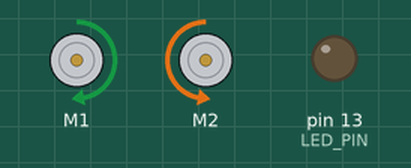
Recording of a sketch running on a simulated Arduino Uno, built with avr-gcc and run on an emulated ATmega328P. On the bench: 2 × DC motor (green arrow = forward, orange = backward, longer = faster), output pins drawn as LEDs (lit = HIGH).

Above: at 2.5 s.
At 7.5 s:
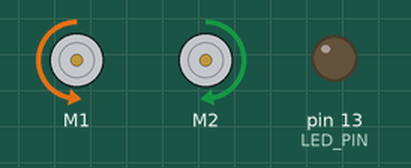
At 11.5 s:
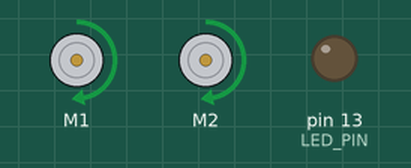
At 14.5 s:
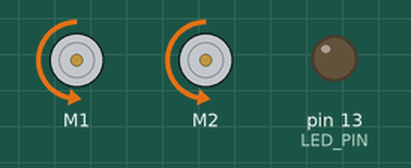
Timing chart, 0 to 20.8 s (numbered marks = the images above):
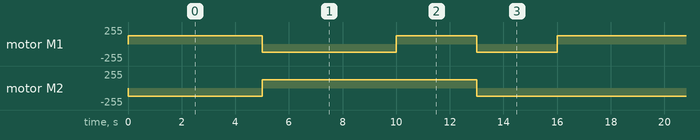

The sketch:

chassis2motor-pololu-shield.ino
```cpp
#include <DRV8835MotorShield.h>

#define LED_PIN 13
#define SPEED 200

DRV8835MotorShield motors;

void setup()
{
  pinMode(LED_PIN, OUTPUT);

  // uncomment if direction need to be flipped
  //motors.flipM1(true);
  motors.flipM2(true);
}

void move (int speed, int secs, bool forwardLeft, bool forwardRight)
{
  int lspeed = speed;
  int rspeed = speed;

  if (!forwardLeft)
  {
  lspeed = -lspeed;
  }
  if (!forwardRight)
  {
  rspeed = -rspeed;
  }

motors.setSpeeds (lspeed, rspeed);
delay (secs * 1000);
motors.setSpeeds (0, 0);
}

void forward (int speed, int secs)
{
  move (speed, secs, true, true);
}

void backwards (int speed, int secs)
{
  move (speed, secs, false, false);
}

void turn_right ()
{
  move (SPEED, 3, true, false);
}

void turn_left ()
{
  move (SPEED, 3, false, true);
}

void loop()
{
  forward (SPEED, 5);
  backwards (SPEED, 5);
  turn_right();
  turn_left();
}
```

Measured:
- by itself, motor M1: repeats every 16.0 s: backward 127/255 5.0 s, forward 127/255 3.0 s, backward 127/255 3.0 s, forward 127/255 5.0 s
- by itself, motor M2: repeats every 16.0 s: forward 127/255 8.0 s, backward 127/255 8.0 s
